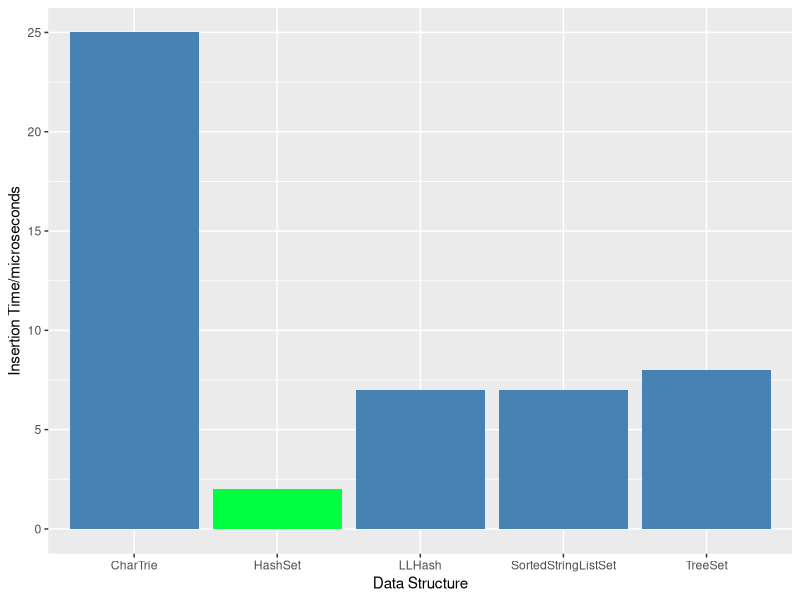
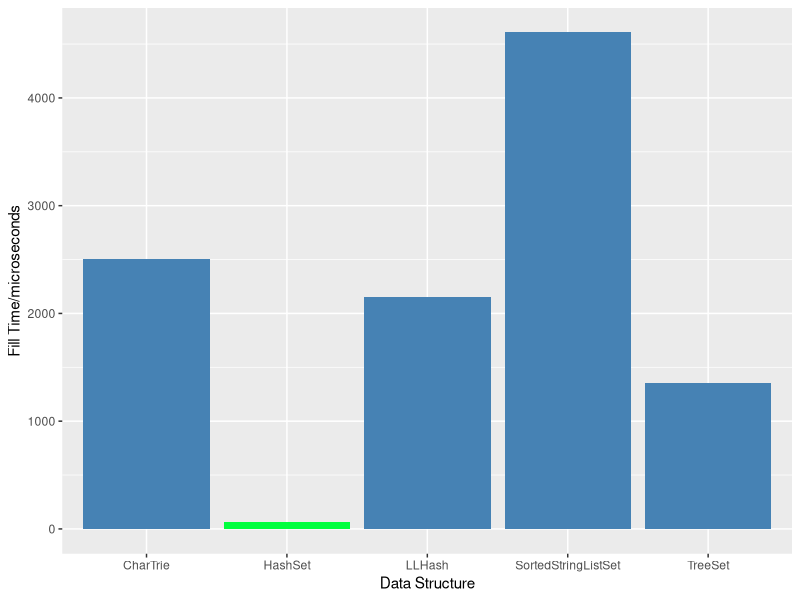
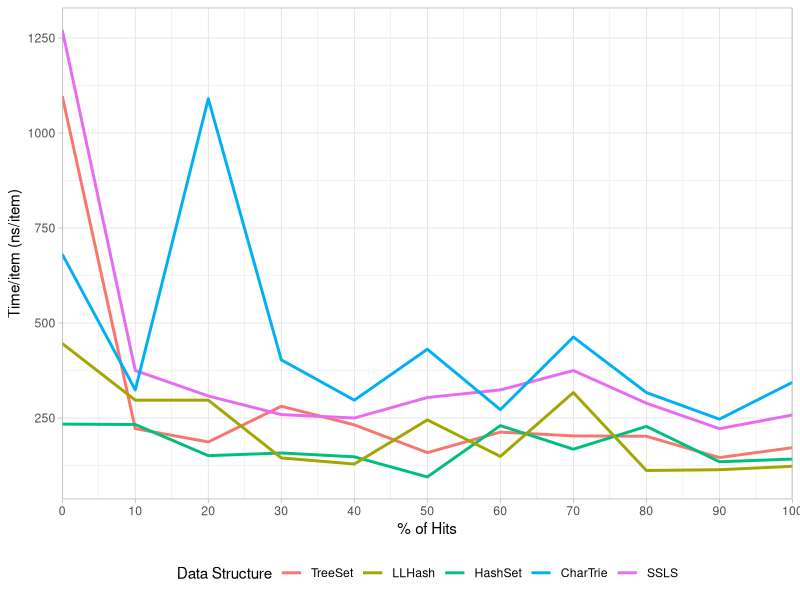
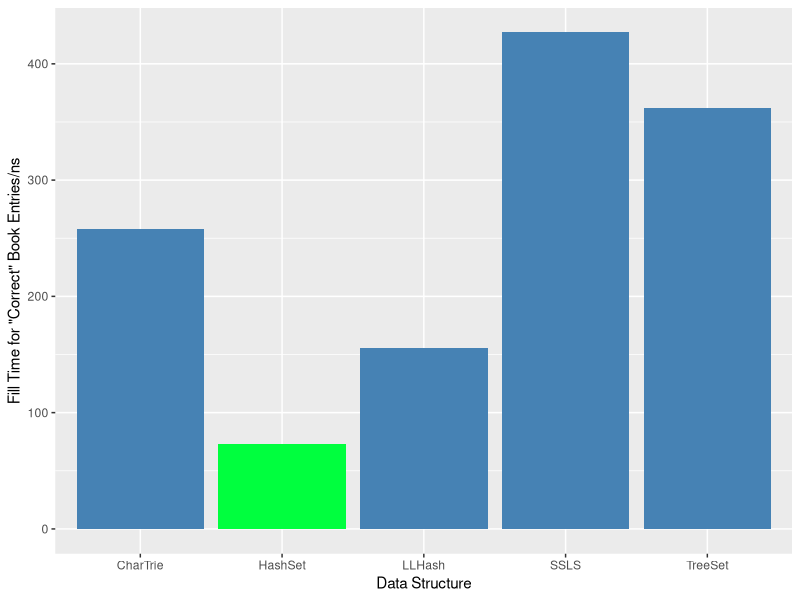

Generate these figures, in order, with R:
## ---- chunk 1
knitr::opts_chunk$set(echo = TRUE)
## ---- chunk 2
library(tidyverse)
library(ggthemes)

insertion_ds <- data.frame("DataStructure" = c("TreeSet", "HashSet", "SortedStringListSet", "CharTrie", "LLHash"), "InsertionTime" = c(8, 2, 7, 25, 7))

insertion_ds <- insertion_ds %>%
  mutate(make_green = ifelse(DataStructure == "HashSet", T,F))

fig1 <- ggplot(insertion_ds, aes(x = DataStructure, y = InsertionTime)) +
  geom_bar(stat = "identity", aes(fill = make_green)) +
  scale_fill_manual(values = c("steelblue", "#00ff3e")) +
  theme(legend.position = "none") +
  labs(x = "Data Structure", y = "Insertion Time/microseconds")
## ---- chunk 3
fig1
## ---- chunk 4
fill_time_ds <- data.frame("DataStructure" = c("TreeSet", "HashSet", "SortedStringListSet", "CharTrie", "LLHash"), "Fill_Time" = c(1356, 61, 4608, 2504, 2156))

fill_time_ds <- fill_time_ds %>%
  mutate(make_green = ifelse(DataStructure == "HashSet", T,F))

fig2 <- ggplot(fill_time_ds, aes(x = DataStructure, y = Fill_Time)) +
  geom_bar(stat = "identity", aes(fill = make_green))  +
  scale_fill_manual(values = c("steelblue", "#00ff3e")) +
  theme(legend.position = "none") +
  labs(x = "Data Structure", y = "Fill Time/microseconds")
## ---- chunk 5
fig2
## ---- chunk 6
#query_speeds <- matrix(c(1097, 234, 1271, 681, 446,
#                        222, 233, 375, 324, 297, 
#                        187, 151, ), ncol = 10)

query_speeds <- data.frame("Hit_Ratio" = c(0, 10, 20, 30, 40, 50, 60, 70, 80, 90, 100))
query_speeds <- query_speeds %>%
  mutate(Tree_Set_Query = c(1097, 222, 187, 281, 232, 159, 213, 203, 202, 146, 172)) %>%
  mutate(Hash_Set_Query = c(234, 233, 151, 158, 148, 95, 230, 168, 228, 135, 142)) %>%
  mutate(SSLS_Query = c(1271, 375, 308, 259, 250, 304, 324, 375, 289, 222, 258)) %>%
  mutate(CharTrie_Query = c(681, 324, 1090, 403, 297, 431, 272, 463, 317, 247, 344)) %>%
  mutate(LLHash_Query = c(446, 297, 297, 145, 129, 245, 149, 317, 112, 114, 123))


fig3 <- ggplot(query_speeds, aes(x = Hit_Ratio)) +
  theme_light() +
  geom_line(aes(y = Tree_Set_Query, color = "#355C7D"), size = 1) +
  geom_line(aes(y = Hash_Set_Query, color = "#C06C84"), size = 1) +
  geom_line(aes(y = SSLS_Query, color = "#FF8A80"), size = 1) +
  geom_line(aes(y = CharTrie_Query, color = "#F3B54A"), size = 1) +
  geom_line(aes(y = LLHash_Query, color = "#50C878"), size = 1) +
  scale_x_continuous(xlab("% of Hits"), expand = c(0, 0), breaks = c(0, 10, 20, 30, 40, 50, 60, 70,
                                                                     80, 90, 100)) +
  scale_y_continuous(ylab("Time/item (ns/item)")) +
  scale_colour_discrete("Data Structure", labels = c("TreeSet", "LLHash", "HashSet", "CharTrie", "SSLS")) +
  theme(legend.position = "bottom") 
## ---- chunk 7
fig3
## ---- chunk 8
book_fill <- data.frame("DataStructure" = c("TreeSet", "HashSet", "SSLS", "CharTrie", "LLHash"), "Fill_Time" = c(362, 73, 427, 258, 156))

book_fill <- book_fill %>%
  mutate(make_green = ifelse(DataStructure == "HashSet", T,F))

fig4 <- ggplot(book_fill, aes(x = DataStructure, y = Fill_Time)) +
  geom_bar(stat = "identity", aes(fill = make_green)) +
  scale_fill_manual(values = c("steelblue", "#00ff3e")) +
  theme(legend.position = "none") +
  labs(x = "Data Structure", y = "Fill Time for \"Correct\" Book Entries/ns")
## ---- chunk 9
fig4
